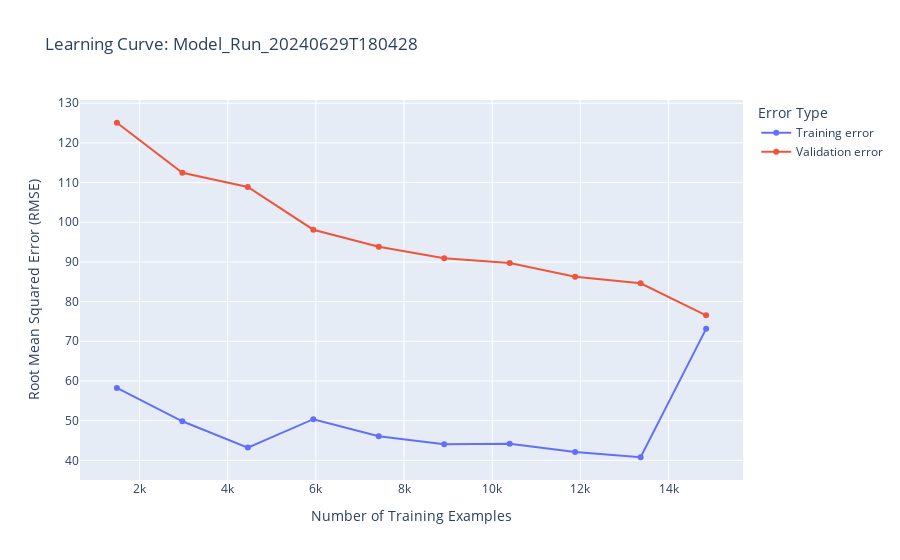

The notebook cell this image was saved under:
### Code cell
train_sizes, train_scores, valid_scores = learning_curve(
    model, X_train.drop(columns=['trip_time']), y_train, train_sizes=np.linspace(0.1, 1, 10), cv=5, scoring='neg_root_mean_squared_error')


fig = go.Figure()
fig.add_trace(go.Scatter(x=train_sizes, y=-np.mean(train_scores, axis=1), name='Training error'))
fig.add_trace(go.Scatter(x=train_sizes, y=-np.mean(valid_scores, axis=1), name='Validation error'))
fig.update_layout(
    title='Learning Curve: ' + label,
    xaxis_title='Number of Training Examples',
    yaxis_title='Root Mean Squared Error (RMSE)',
    legend_title='Error Type'
)
fig.show()

# Specify the directory and file name
output_directory = 'Careem_RFR_Figures/'  # Replace with your directory path
if not os.path.exists(output_directory):
    os.makedirs(output_directory)  # Create the directory if it doesn't exist
output_file = os.path.join(output_directory, f'learning_curve_{label}.png')

# Save the figure
fig.write_image(output_file)

### Figure 1 — Plotly figure (JSON) as saved in the notebook; plotly's stock layout.template omitted (floating-point values rounded to 4 significant figures)
{"data": [{"name": "Training error", "type": "scatter", "x": [1485, 2970, 4455, 5941, 7426, 8911, 10397, 11882, 13367, 14853], "y": [58.25, 49.83, 43.21, 50.36, 46.06, 44.06, 44.15, 42.07, 40.77, 73.13]}, {"name": "Validation error", "type": "scatter", "x": [1485, 2970, 4455, 5941, 7426, 8911, 10397, 11882, 13367, 14853], "y": [125.1, 112.5, 108.9, 98.13, 93.85, 90.95, 89.71, 86.24, 84.61, 76.55]}], "layout": {"legend": {"title": {"text": "Error Type"}}, "title": {"text": "Learning Curve: Model_Run_20240629T180428"}, "xaxis": {"title": {"text": "Number of Training Examples"}}, "yaxis": {"title": {"text": "Root Mean Squared Error (RMSE)"}}}}
